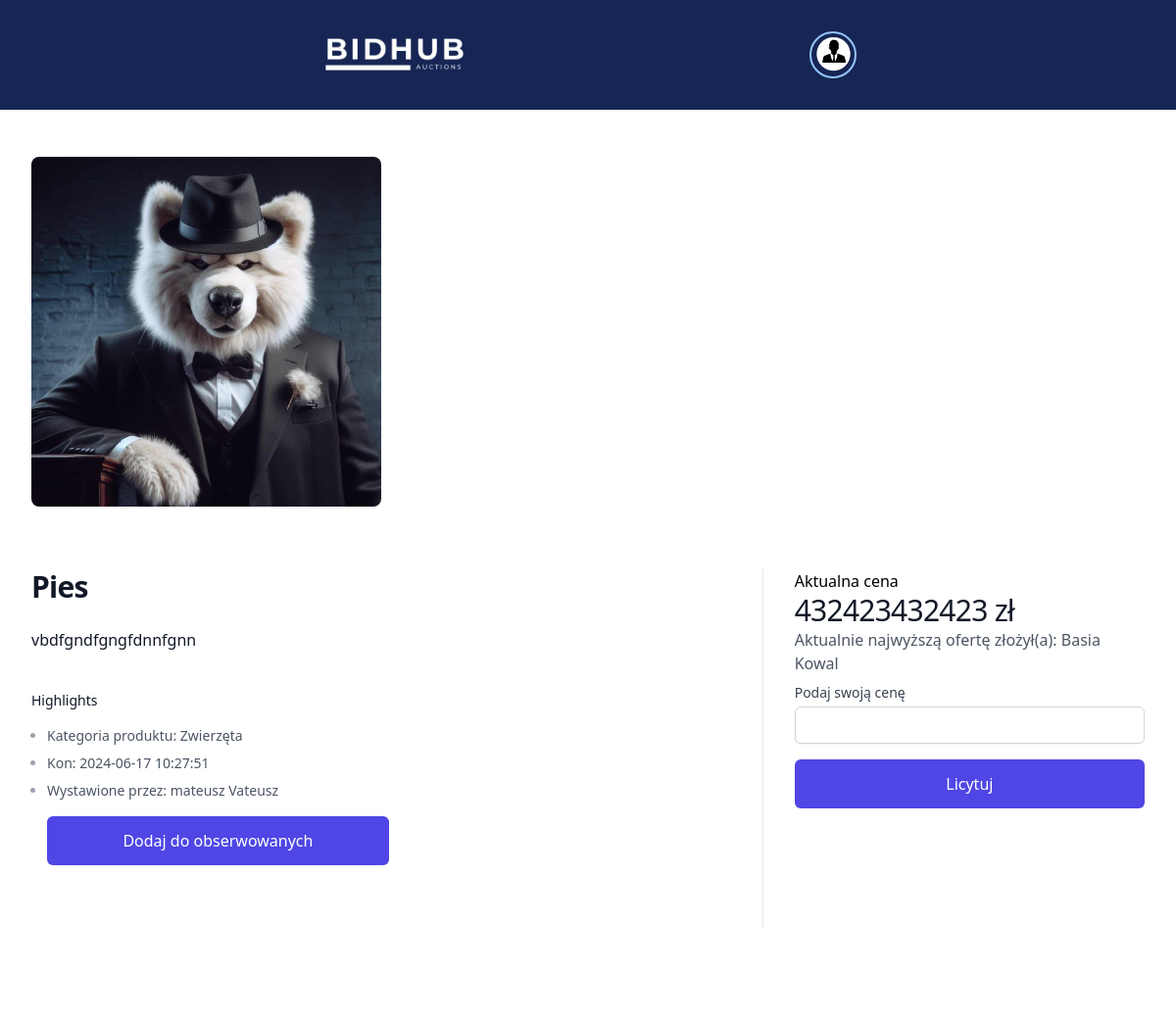
Before: /dist/product_page.php?id_auction=15 with the older database file.
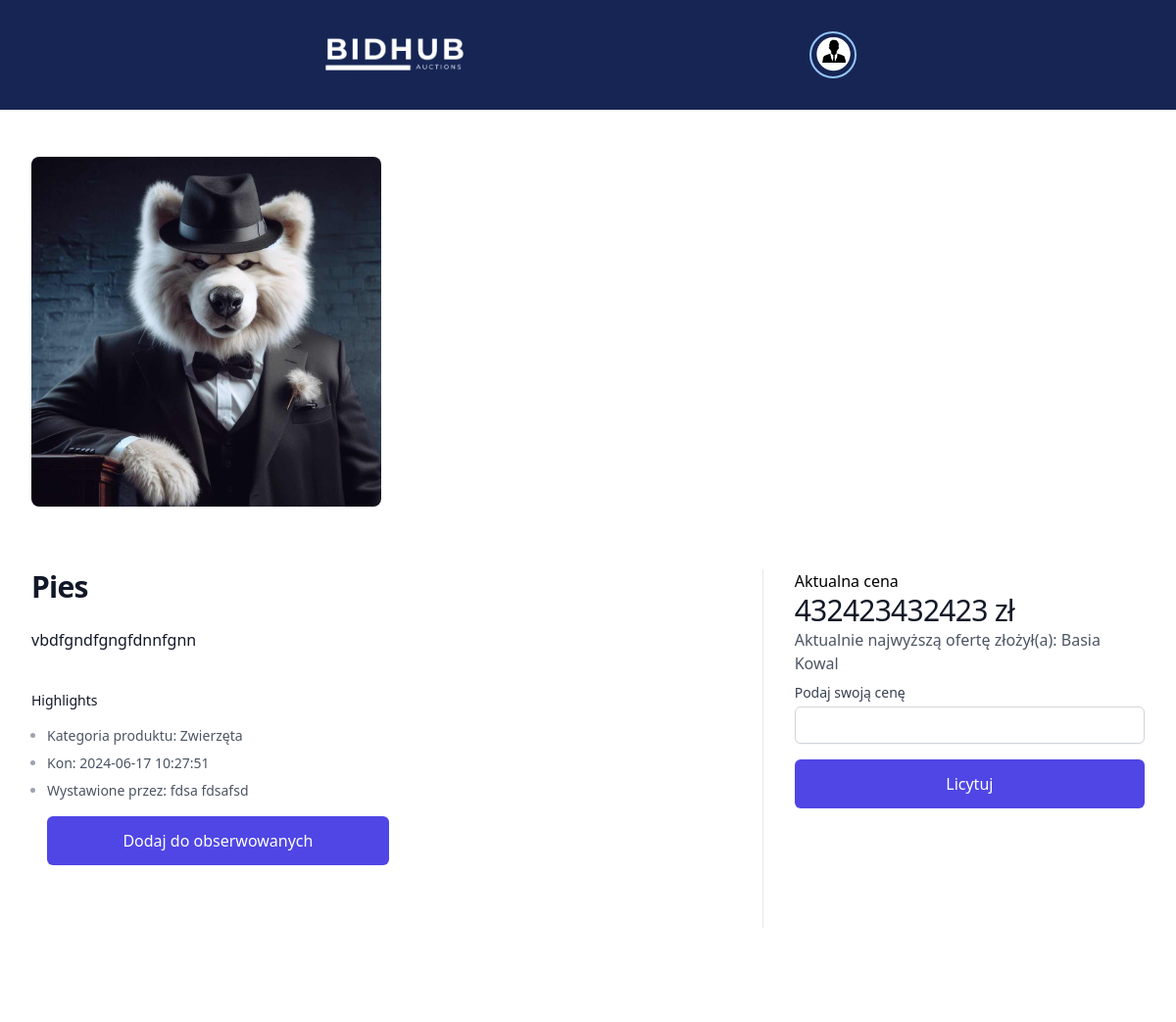
After: the same page with the newer database file.
### tables this page shows
CREATE TABLE `auctions` (
  `id_auction` int(11) NOT NULL,
  `id_user` int(11) NOT NULL,
  `id_category` int(11) NOT NULL,
  `title` varchar(50) NOT NULL,
  `description` varchar(1000) NOT NULL,
  `image` varchar(255) NOT NULL,
  `start_price` double NOT NULL,
  `end_time` datetime NOT NULL DEFAULT current_timestamp(),
  `highest_bidder_id` int(11) DEFAULT NULL,
  `status` varchar(50) NOT NULL DEFAULT 'active'
);

CREATE TABLE `users` (
  `id_user` int(11) NOT NULL,
  `firstName` varchar(50) NOT NULL,
  `lastName` varchar(50) NOT NULL,
  `email` varchar(60) NOT NULL,
  `id_role` tinyint(4) NOT NULL DEFAULT 1,
  `pass` varchar(255) NOT NULL,
  `passwordrepeat` varchar(255) NOT NULL,
  `city` varchar(100) DEFAULT NULL,
  `street` varchar(100) DEFAULT NULL,
  `house_number` varchar(10) DEFAULT NULL,
  `postal_code` varchar(20) DEFAULT NULL,
  `phone_number` varchar(20) DEFAULT NULL,
  `profile_image` varchar(255) DEFAULT '../uploads/user-3331256_1280.png'
);

CREATE TABLE `categories` (
  `id_category` int(11) NOT NULL,
  `category_name` varchar(100) NOT NULL
);

### dist/product_page.php (the view, shortened to what the changed rows need)
<?php
include_once "../scripts/connect.php";
$id_auction = (int)$_GET['id_auction'];
$sql = "SELECT a.*, c.category_name,
        u.firstName AS owner_first_name, u.lastName AS owner_last_name,
        hb.firstName AS highest_bidder_first_name, hb.lastName AS highest_bidder_last_name
        FROM auctions a
        JOIN categories c ON a.id_category = c.id_category
        JOIN users u ON a.id_user = u.id_user
        LEFT JOIN users hb ON a.highest_bidder_id = hb.id_user
        WHERE a.id_auction = :id_auction";
$stmt = $conn->prepare($sql);
$stmt->execute(['id_auction' => $id_auction]);
$auction = $stmt->fetch(PDO::FETCH_ASSOC);
?>
<!DOCTYPE html>
<html lang="en">
<head>
    <link rel="stylesheet" href="../src/output.css">
    <link href="https://cdn.jsdelivr.net/npm/tailwindcss@2.2.19/dist/tailwind.min.css" rel="stylesheet">
</head>
<body>
<div class="bg-white">
  <div class="pt-6">
    <div class="mx-auto mt-6 max-w-2xl sm:px-6 lg:grid lg:max-w-7xl lg:grid-cols-3 lg:gap-x-8 lg:px-8">
      <div class="hidden lg:grid lg:grid-cols-1 lg:gap-y-8">
        <div class="aspect-h-2 aspect-w-3 overflow-hidden rounded-lg">
            <img src="<?php echo htmlspecialchars($auction['image']); ?>" alt="<?php echo htmlspecialchars($auction['title']); ?>" class="h-full w-full object-cover object-center">
        </div>
      </div>
    </div>
    <div class="mx-auto max-w-2xl px-4 pb-16 pt-10 sm:px-6 lg:grid lg:max-w-7xl lg:grid-cols-3 lg:grid-rows-[auto,auto,1fr] lg:gap-x-8 lg:px-8 lg:pb-24 lg:pt-16">
      <div class="lg:col-span-2 lg:border-r lg:border-gray-200 lg:pr-8">
        <h1 class="text-2xl font-bold tracking-tight text-gray-900 sm:text-3xl"><?php echo htmlspecialchars($auction['title']); ?></h1>
      </div>
      <div class="mt-4 lg:row-span-3 lg:mt-0">
      <h2 class="">Aktualna cena</h2>
        <p class="text-3xl tracking-tight text-gray-900"><?php echo htmlspecialchars($auction['start_price']); ?> zł</p>
        <p class="text-base text-gray-600">
        <?php
        if ($auction['highest_bidder_id']) {
            echo "Aktualnie najwyższą ofertę złożył(a): " .
                 htmlspecialchars($auction['highest_bidder_first_name'] . ' ' . $auction['highest_bidder_last_name']);
        } else {
            echo "Jeszcze nikt nie złożył oferty.";
        }
        ?>
    </p>
        <form method="POST" action="">
            <label for="bid_amount" class="block text-sm font-medium text-gray-700 mt-2">Podaj swoją cenę</label>
            <input type="number" id="bid_amount" name="bid_amount" class="mt-1 block w-full px-3 py-2 border border-gray-300 rounded-md shadow-sm focus:ring-indigo-500 focus:border-indigo-500 sm:text-sm" step="1.00" required>
            <button type="submit" class="mt-4 flex w-full items-center justify-center rounded-md border border-transparent bg-indigo-600 px-8 py-3 text-base font-medium text-white hover:bg-indigo-700 focus:outline-none focus:ring-2 focus:ring-indigo-500 focus:ring-offset-2">Licytuj</button>
        </form>
     </div>
      <div class="py-10 lg:col-span-2 lg:col-start-1 lg:border-r lg:border-gray-200 lg:pb-16 lg:pr-8 lg:pt-6">
        <div>
          <div class="space-y-6">
            <p class="text-base text-gray-900"><?php echo nl2br(htmlspecialchars($auction['description'])); ?></p>
          </div>
        </div>
        <div class="mt-10">
          <div class="mt-4">
            <ul role="list" class="list-disc space-y-2 pl-4 text-sm">
              <li class="text-gray-400"><span class="text-gray-600">Kategoria produktu: <?php echo htmlspecialchars($auction['category_name']); ?></span></li>
              <li class="text-gray-400"><span class="text-gray-600">Kon: <?php echo htmlspecialchars($auction['end_time']); ?></span></li>
              <li class="text-gray-400"><span class="text-gray-600">Wystawione przez: <?php echo htmlspecialchars($auction['owner_first_name'] . ' ' . $auction['owner_last_name']); ?></span></li>
            </ul>
          </div>
        </div>
      </div>
    </div>
  </div>
</div>
</body>
</html>

Changed rows visible on the page:
changed auctions "Pies": id_user.lastName "mateusz Vateusz" → "fdsa fdsafsd"
